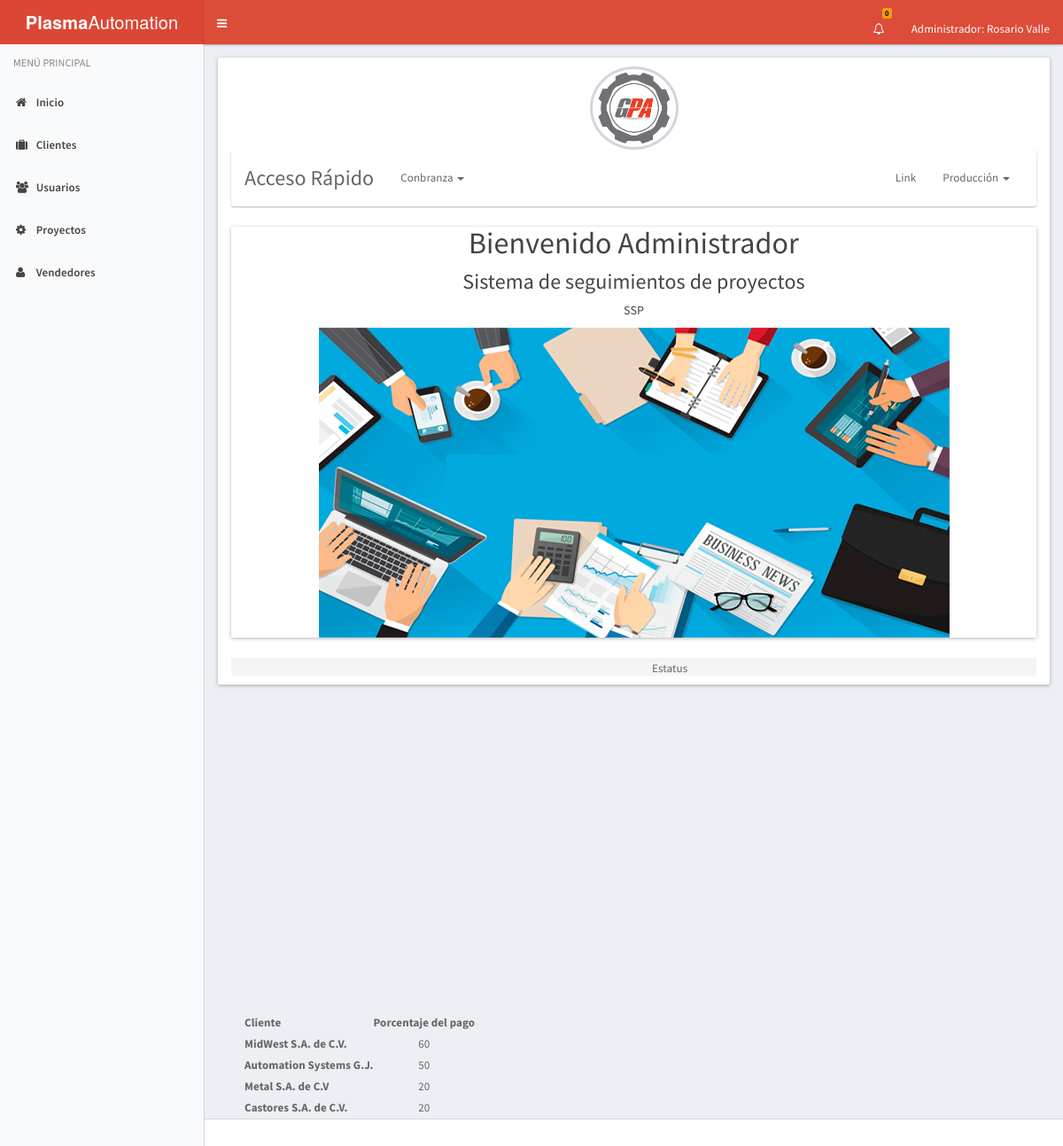
The app's page / (signed in) with its own data.
### tables this page shows
CREATE TABLE IF NOT EXISTS `proforma` (
  `id_proforma` int(11) NOT NULL,
  `no_factura` int(4) NOT NULL,
  `fecha_inicio` date NOT NULL,
  `id_cliente` int(4) NOT NULL,
  `id_vendedor` int(4) NOT NULL,
  `fecha_entrega` date NOT NULL,
  `id_proyecto` int(4) NOT NULL,
  `descripcion` text NOT NULL,
  `estatus` int(11) NOT NULL
);

CREATE TABLE IF NOT EXISTS `cliente` (
  `No_Cliente` int(10) NOT NULL,
  `nu_cliente` int(11) NOT NULL,
  `nombre` varchar(25) NOT NULL,
  `domicilio` varchar(70) NOT NULL,
  `id_estado` int(2) NOT NULL,
  `id_municipio` varchar(25) NOT NULL,
  `rfc` varchar(15) NOT NULL,
  `correo` varchar(30) NOT NULL,
  `telefono` int(15) NOT NULL,
  `c_p` int(8) NOT NULL
);

CREATE TABLE IF NOT EXISTS `cobro` (
  `id_cobro` int(11) NOT NULL,
  `porcentaje` int(3) NOT NULL,
  `id_proforma` int(11) NOT NULL,
  `estatus` int(11) NOT NULL
);

### index.php (the view, shortened to what this page needs)
<!DOCTYPE html>
<html lang="es">
  <head>
    <link rel="stylesheet" href="assets/bootstrap/css/bootstrap.min.css">
    <link rel="stylesheet" href="assets/css/font-awesome.min.css">
    <link rel="stylesheet" href="assets/css/ionicons.min.css">
    <link rel="stylesheet" href="assets/dist/css/AdminLTE.css">
    <link rel="stylesheet" href="assets/dist/css/skins/_all-skins.css">
    <link rel="stylesheet" href="assets/plugins/select2/select2.min.css">
    <link href="assets/plugins/pnotify/css/pnotify.custom.min.css" rel="stylesheet">
  </head>
  <body class="hold-transition skin-red-light sidebar-mini">
    <div class="wrapper">
      <?php
        include('header.php');
      ?>
      <?php
        include('menu.php');
      ?>
      <div class="content-wrapper" id="content">
        <section class="content">
          <div class="panel">
            <div class="panel-heading text-center">
            <img class="profile-user-img img-responsive img-circle" src="./assets/img/gpa.png" alt="Grupo Plasma Automation">
            <nav class="navbar navbar-default">
              <div class="container-fluid">
               <div class="navbar-header">
                  <a class="navbar-brand" href="#">Acceso Rápido</a>
                </div>
    <div class="collapse navbar-collapse" id="bs-example-navbar-collapse-1">
      <ul class="nav navbar-nav">
        <li class="dropdown">
          <a href="#" class="dropdown-toggle" data-toggle="dropdown" role="button" aria-haspopup="true" aria-expanded="false">Conbranza <span class="caret"></span></a>
        </li>
      </ul>
      <ul class="nav navbar-nav navbar-right">
        <li><a href="#">Link</a></li>
        <li class="dropdown">
          <a href="#" class="dropdown-toggle" data-toggle="dropdown" role="button" aria-haspopup="true" aria-expanded="false">Producción <span class="caret"></span></a>
        </li>
      </ul>
    </div>
  </div>
</nav>
              <div class="panel panel-danger">
                <h3>Bienvenido Administrador</h3>
                    <h4>Sistema de seguimientos de proyectos</h4>
                     <h6>SSP</h6>
                      <center><img class="img-responsive " src="./assets/img/admn.jpg" alt="Grupo Plasma Automation"></center>
            </div>
            <div class="panel panel-danger">
            <section class="col-lg-7 connectedSortable ui-sortable">
            <div class="nav-tabs-costum" style="cursor:move">
            <ul class="nav nav-tabs pull-right ui-sortable-handle">
              <li class="pull-left header">
                Estatus
              </li>
            </ul>
            <div class="tab-content no-padding">
             <div id="container" style="min-width: 310px; height: 400px; margin: 0 auto"></div>
<?php
$sql = "SELECT p.id_proforma, p.no_factura as no_factura, p.fecha_inicio as fecha_inicio, p.fecha_entrega as fecha_entrega, p.descripcion as descripcion,
                        c.No_Cliente,c.nombre as nombre,
                         co.id_cobro, co.porcentaje as porcentaje,
                            v.id_vendedor, v.nombre as vendedor,
                                pr.id, pr.modelo as modelo from proforma p
                                inner join cliente c on c.No_Cliente = p.id_cliente
                                inner join vendedor v on v.id_vendedor = p.id_vendedor
                                inner join cobro co on p.id_proforma = co.id_proforma
                                    inner join proyecto pr on pr.id = p.id_proyecto";
$resultado = mysql_query($sql, $conexion);
?>
<table id="datatable">
    <thead>
    <tr>
        <th>Cliente</th>
        <th>Porcentaje del pago</th>
     </tr>
    </thead>
<tbody>
    <?php
    while ($porcentaje = mysql_fetch_assoc($resultado)){
        echo "<tr><th>".$porcentaje['nombre']."</th> <td>".$porcentaje['porcentaje']."</td></tr>";
    }
    ?>
    </tbody>
</table>
            </div>
            </div>
            </section>
            </div>
            <div class="panel-footer"></div>
          </div>
        </section>
        <div class="clearfix"></div>
      </div>
      <footer class="main-footer">
      </footer>
    </div>
  </body>
</html>

### records on screen
proforma: id_cliente.nombre "MidWest S.A. de C.V.", cobro.porcentaje "60"
proforma: id_cliente.nombre "Automation Systems G.J.", cobro.porcentaje "50"
proforma: id_cliente.nombre "Metal S.A. de C.V", cobro.porcentaje "20"
proforma: id_cliente.nombre "Castores S.A. de C.V.", cobro.porcentaje "20"

### other values on screen
$contador['suma'] "0"
$_SESSION['usuario']['nombre'] "Rosario Valle"
